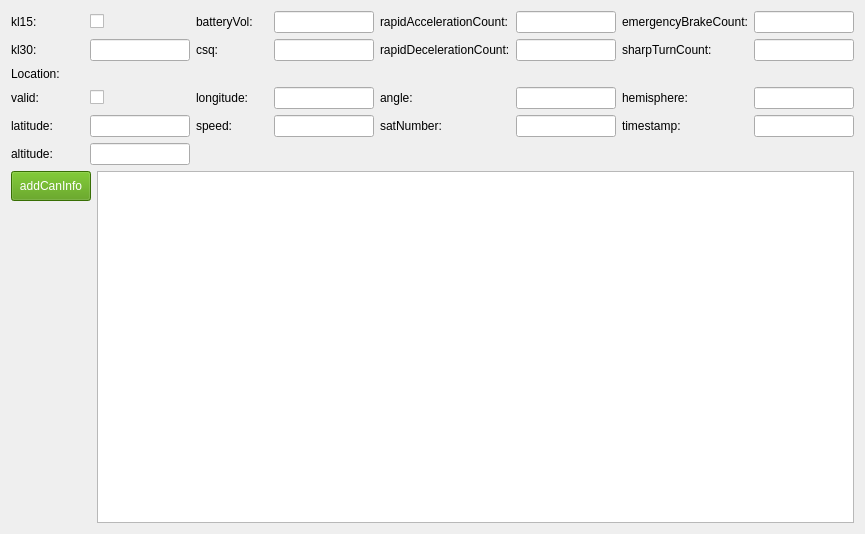
<?xml version="1.0" encoding="UTF-8"?>
<ui version="4.0">
 <class>TboxSkInfoForm</class>
 <widget class="QWidget" name="TboxSkInfoForm">
  <property name="geometry">
   <rect>
    <x>0</x>
    <y>0</y>
    <width>865</width>
    <height>534</height>
   </rect>
  </property>
  <property name="windowTitle">
   <string>Form</string>
  </property>
  <property name="styleSheet">
   <string notr="true">QLabel{
qproperty-alignment: 'AlignCenter';
}

QPushButton#pushButton_addCanInfo{
 
	background-color: rgb(78, 154, 6);
   color:white;
}</string>
  </property>
  <layout class="QVBoxLayout" name="verticalLayout_2">
   <item>
    <layout class="QGridLayout" name="gridLayout">
     <item row="0" column="0">
      <widget class="QLabel" name="label">
       <property name="text">
        <string>kl15:</string>
       </property>
      </widget>
     </item>
     <item row="3" column="3">
      <widget class="QLineEdit" name="lineEdit_longitude">
       <property name="maximumSize">
        <size>
         <width>100</width>
         <height>16777215</height>
        </size>
       </property>
      </widget>
     </item>
     <item row="1" column="4">
      <widget class="QLabel" name="label_4">
       <property name="text">
        <string>rapidDecelerationCount:</string>
       </property>
      </widget>
     </item>
     <item row="4" column="6">
      <widget class="QLabel" name="label_18">
       <property name="text">
        <string>timestamp:</string>
       </property>
      </widget>
     </item>
     <item row="1" column="0">
      <widget class="QLabel" name="label_3">
       <property name="text">
        <string>kl30:</string>
       </property>
      </widget>
     </item>
     <item row="1" column="2">
      <widget class="QLabel" name="label_6">
       <property name="text">
        <string>csq:</string>
       </property>
      </widget>
     </item>
     <item row="1" column="7">
      <widget class="QLineEdit" name="lineEdit_sharpTurnCount">
       <property name="maximumSize">
        <size>
         <width>100</width>
         <height>16777215</height>
        </size>
       </property>
      </widget>
     </item>
     <item row="3" column="2">
      <widget class="QLabel" name="label_13">
       <property name="text">
        <string>longitude:</string>
       </property>
      </widget>
     </item>
     <item row="4" column="7">
      <widget class="QLineEdit" name="lineEdit_timestamp">
       <property name="maximumSize">
        <size>
         <width>100</width>
         <height>16777215</height>
        </size>
       </property>
      </widget>
     </item>
     <item row="4" column="2">
      <widget class="QLabel" name="label_12">
       <property name="text">
        <string>speed:</string>
       </property>
      </widget>
     </item>
     <item row="0" column="4">
      <widget class="QLabel" name="label_5">
       <property name="text">
        <string>rapidAccelerationCount:</string>
       </property>
      </widget>
     </item>
     <item row="4" column="1">
      <widget class="QLineEdit" name="lineEdit_latitude">
       <property name="maximumSize">
        <size>
         <width>100</width>
         <height>16777215</height>
        </size>
       </property>
      </widget>
     </item>
     <item row="4" column="3">
      <widget class="QLineEdit" name="lineEdit_speed">
       <property name="maximumSize">
        <size>
         <width>100</width>
         <height>16777215</height>
        </size>
       </property>
      </widget>
     </item>
     <item row="0" column="3">
      <widget class="QLineEdit" name="lineEdit_batteryVol">
       <property name="maximumSize">
        <size>
         <width>100</width>
         <height>16777215</height>
        </size>
       </property>
      </widget>
     </item>
     <item row="4" column="0">
      <widget class="QLabel" name="label_11">
       <property name="text">
        <string>latitude:</string>
       </property>
      </widget>
     </item>
     <item row="2" column="0">
      <widget class="QLabel" name="label_9">
       <property name="text">
        <string>Location:</string>
       </property>
      </widget>
     </item>
     <item row="0" column="6">
      <widget class="QLabel" name="label_7">
       <property name="text">
        <string>emergencyBrakeCount:</string>
       </property>
      </widget>
     </item>
     <item row="3" column="7">
      <widget class="QLineEdit" name="lineEdit_hemisphere">
       <property name="maximumSize">
        <size>
         <width>100</width>
         <height>16777215</height>
        </size>
       </property>
      </widget>
     </item>
     <item row="0" column="2">
      <widget class="QLabel" name="label_2">
       <property name="text">
        <string>batteryVol:</string>
       </property>
      </widget>
     </item>
     <item row="1" column="5">
      <widget class="QLineEdit" name="lineEdit_rapidDeceleartionCount">
       <property name="maximumSize">
        <size>
         <width>100</width>
         <height>16777215</height>
        </size>
       </property>
      </widget>
     </item>
     <item row="3" column="5">
      <widget class="QLineEdit" name="lineEdit_angle">
       <property name="maximumSize">
        <size>
         <width>100</width>
         <height>16777215</height>
        </size>
       </property>
      </widget>
     </item>
     <item row="1" column="6">
      <widget class="QLabel" name="label_8">
       <property name="text">
        <string>sharpTurnCount:</string>
       </property>
      </widget>
     </item>
     <item row="1" column="3">
      <widget class="QLineEdit" name="lineEdit_csq">
       <property name="maximumSize">
        <size>
         <width>100</width>
         <height>16777215</height>
        </size>
       </property>
      </widget>
     </item>
     <item row="1" column="1">
      <widget class="QLineEdit" name="lineEdit_kl30">
       <property name="maximumSize">
        <size>
         <width>100</width>
         <height>16777215</height>
        </size>
       </property>
      </widget>
     </item>
     <item row="3" column="4">
      <widget class="QLabel" name="label_15">
       <property name="text">
        <string>angle:</string>
       </property>
      </widget>
     </item>
     <item row="0" column="5">
      <widget class="QLineEdit" name="lineEdit_rapidAccelerationCount">
       <property name="maximumSize">
        <size>
         <width>100</width>
         <height>16777215</height>
        </size>
       </property>
      </widget>
     </item>
     <item row="0" column="7">
      <widget class="QLineEdit" name="lineEdit_emergencyBrakeCount">
       <property name="maximumSize">
        <size>
         <width>100</width>
         <height>16777215</height>
        </size>
       </property>
      </widget>
     </item>
     <item row="3" column="0">
      <widget class="QLabel" name="label_10">
       <property name="text">
        <string>valid:</string>
       </property>
      </widget>
     </item>
     <item row="3" column="6">
      <widget class="QLabel" name="label_14">
       <property name="text">
        <string>hemisphere:</string>
       </property>
      </widget>
     </item>
     <item row="4" column="4">
      <widget class="QLabel" name="label_17">
       <property name="text">
        <string>satNumber:</string>
       </property>
      </widget>
     </item>
     <item row="4" column="5">
      <widget class="QLineEdit" name="lineEdit_satNumber">
       <property name="maximumSize">
        <size>
         <width>100</width>
         <height>16777215</height>
        </size>
       </property>
      </widget>
     </item>
     <item row="5" column="0">
      <widget class="QLabel" name="label_19">
       <property name="text">
        <string>altitude:</string>
       </property>
      </widget>
     </item>
     <item row="5" column="1">
      <widget class="QLineEdit" name="lineEdit_altitude">
       <property name="maximumSize">
        <size>
         <width>100</width>
         <height>16777215</height>
        </size>
       </property>
      </widget>
     </item>
     <item row="0" column="1">
      <widget class="QCheckBox" name="checkBox_kl15">
       <property name="text">
        <string/>
       </property>
      </widget>
     </item>
     <item row="3" column="1">
      <widget class="QCheckBox" name="checkBox_valid">
       <property name="text">
        <string/>
       </property>
      </widget>
     </item>
    </layout>
   </item>
   <item>
    <layout class="QHBoxLayout" name="horizontalLayout">
     <item>
      <layout class="QVBoxLayout" name="verticalLayout">
       <item>
        <widget class="QPushButton" name="pushButton_addCanInfo">
         <property name="minimumSize">
          <size>
           <width>0</width>
           <height>30</height>
          </size>
         </property>
         <property name="maximumSize">
          <size>
           <width>110</width>
           <height>16777215</height>
          </size>
         </property>
         <property name="text">
          <string>addCanInfo</string>
         </property>
        </widget>
       </item>
       <item>
        <spacer name="verticalSpacer">
         <property name="orientation">
          <enum>Qt::Vertical</enum>
         </property>
         <property name="sizeHint" stdset="0">
          <size>
           <width>20</width>
           <height>40</height>
          </size>
         </property>
        </spacer>
       </item>
      </layout>
     </item>
     <item>
      <widget class="QListWidget" name="listWidget">
       <property name="minimumSize">
        <size>
         <width>0</width>
         <height>100</height>
        </size>
       </property>
      </widget>
     </item>
    </layout>
   </item>
  </layout>
 </widget>
 <resources/>
 <connections/>
</ui>
